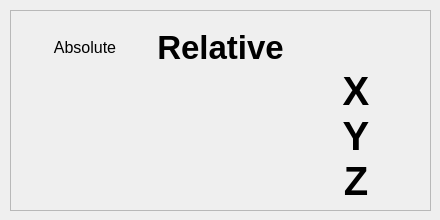
        <widget class="QWidget" name="tab1">
         <attribute name="title">
          <string>DRO</string>
         </attribute>
         <widget class="QFrame" name="frame_15">
          <property name="geometry">
           <rect>
            <x>10</x>
            <y>10</y>
            <width>421</width>
            <height>201</height>
           </rect>
          </property>
          <property name="frameShape">
           <enum>QFrame::StyledPanel</enum>
          </property>
          <property name="frameShadow">
           <enum>QFrame::Raised</enum>
          </property>
          <widget class="QWidget" name="gridLayoutWidget">
           <property name="geometry">
            <rect>
             <x>10</x>
             <y>19</y>
             <width>401</width>
             <height>171</height>
            </rect>
           </property>
           <layout class="QGridLayout" name="gridLayout">
            <item row="1" column="0">
             <widget class="QLabel" name="label_7">
              <property name="font">
               <font>
                <pointsize>12</pointsize>
                <weight>50</weight>
                <bold>false</bold>
               </font>
              </property>
              <property name="text">
               <string>Absolute</string>
              </property>
              <property name="textFormat">
               <enum>Qt::PlainText</enum>
              </property>
              <property name="alignment">
               <set>Qt::AlignCenter</set>
              </property>
             </widget>
            </item>
            <item row="2" column="0">
             <widget class="DROWidget" name="drowidget_5">
              <property name="font">
               <font>
                <pointsize>12</pointsize>
               </font>
              </property>
              <property name="alignment">
               <set>Qt::AlignCenter</set>
              </property>
             </widget>
            </item>
            <item row="2" column="1">
             <widget class="DROWidget" name="drowidget_3">
              <property name="font">
               <font>
                <pointsize>25</pointsize>
                <weight>75</weight>
                <bold>true</bold>
               </font>
              </property>
              <property name="alignment">
               <set>Qt::AlignCenter</set>
              </property>
              <property name="referenceType" stdset="0">
               <enum>DROWidget::Relative</enum>
              </property>
             </widget>
            </item>
            <item row="2" column="2">
             <widget class="QLabel" name="label_2">
              <property name="font">
               <font>
                <pointsize>30</pointsize>
                <weight>75</weight>
                <bold>true</bold>
               </font>
              </property>
              <property name="text">
               <string>X</string>
              </property>
              <property name="alignment">
               <set>Qt::AlignCenter</set>
              </property>
             </widget>
            </item>
            <item row="1" column="1">
             <widget class="QLabel" name="label_3">
              <property name="font">
               <font>
                <pointsize>25</pointsize>
                <weight>75</weight>
                <bold>true</bold>
               </font>
              </property>
              <property name="text">
               <string>Relative</string>
              </property>
              <property name="alignment">
               <set>Qt::AlignCenter</set>
              </property>
             </widget>
            </item>
            <item row="3" column="2">
             <widget class="QLabel" name="label_5">
              <property name="font">
               <font>
                <pointsize>30</pointsize>
                <weight>75</weight>
                <bold>true</bold>
               </font>
              </property>
              <property name="text">
               <string>Y</string>
              </property>
              <property name="alignment">
               <set>Qt::AlignCenter</set>
              </property>
             </widget>
            </item>
            <item row="4" column="2">
             <widget class="QLabel" name="label_4">
              <property name="font">
               <font>
                <pointsize>30</pointsize>
                <weight>75</weight>
                <bold>true</bold>
               </font>
              </property>
              <property name="text">
               <string>Z</string>
              </property>
              <property name="alignment">
               <set>Qt::AlignCenter</set>
              </property>
             </widget>
            </item>
            <item row="3" column="0">
             <widget class="DROWidget" name="drowidget_4">
              <property name="font">
               <font>
                <pointsize>12</pointsize>
                <weight>50</weight>
                <bold>false</bold>
               </font>
              </property>
              <property name="alignment">
               <set>Qt::AlignCenter</set>
              </property>
             </widget>
            </item>
            <item row="3" column="1">
             <widget class="DROWidget" name="drowidget_2">
              <property name="font">
               <font>
                <pointsize>25</pointsize>
                <weight>75</weight>
                <bold>true</bold>
               </font>
              </property>
              <property name="referenceType" stdset="0">
               <enum>DROWidget::Relative</enum>
              </property>
             </widget>
            </item>
            <item row="4" column="1">
             <widget class="DROWidget" name="drowidget_6">
              <property name="font">
               <font>
                <pointsize>25</pointsize>
                <weight>75</weight>
                <bold>true</bold>
               </font>
              </property>
              <property name="referenceType" stdset="0">
               <enum>DROWidget::Relative</enum>
              </property>
             </widget>
            </item>
            <item row="4" column="0">
             <widget class="DROWidget" name="drowidget_10">
              <property name="font">
               <font>
                <pointsize>12</pointsize>
                <weight>50</weight>
                <bold>false</bold>
               </font>
              </property>
              <property name="alignment">
               <set>Qt::AlignCenter</set>
              </property>
             </widget>
            </item>
           </layout>
          </widget>
         </widget>
        </widget>
